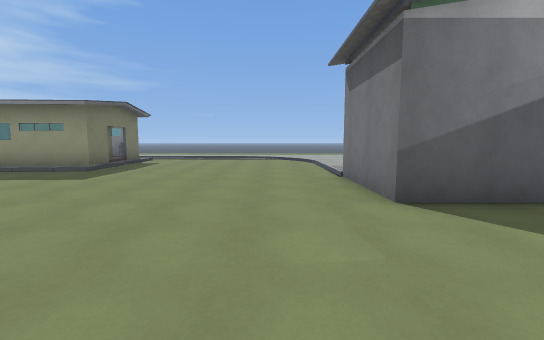
view 1 (above)

24 first-person views from a walk through a Godot game level. The camera is 1.5 m above the floor, tilts 6° down and sees 90° across. The floor is counted in squares, 2 m on a side. Each view is taken from the middle of a square. On the plan, view 1 faces up. The plan holds only what a view shows up to about 10 squares ahead; the rest is blank. The place goes on beyond the plan. Characters and animated objects are not drawn. Some surface patterns are stand-ins.

view 2
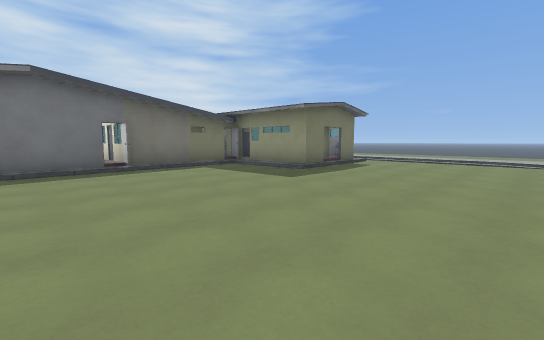

view 3
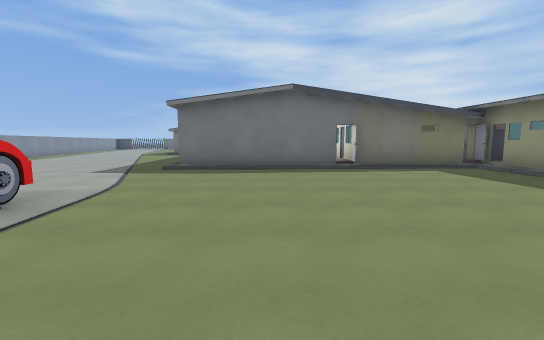

view 4
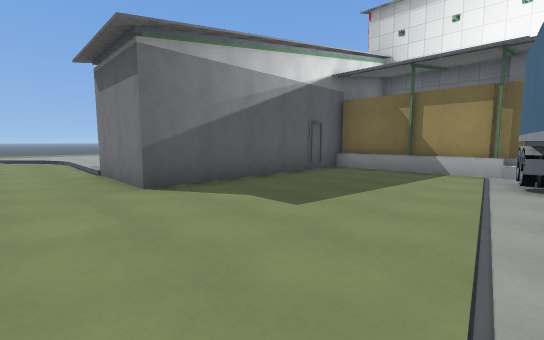

view 5
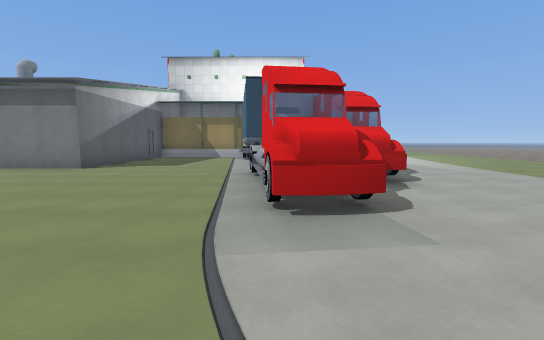

view 6
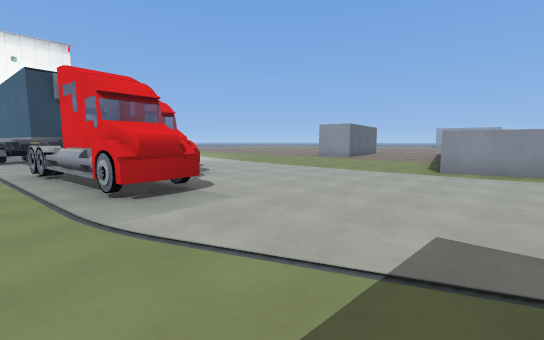

view 7
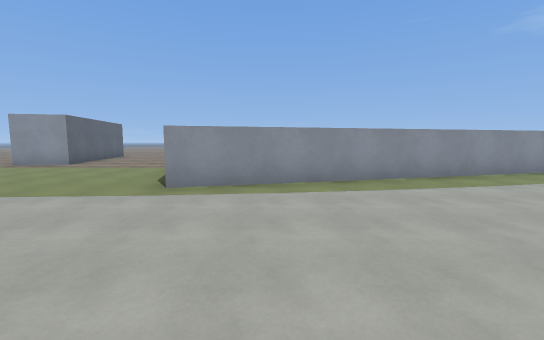

view 8
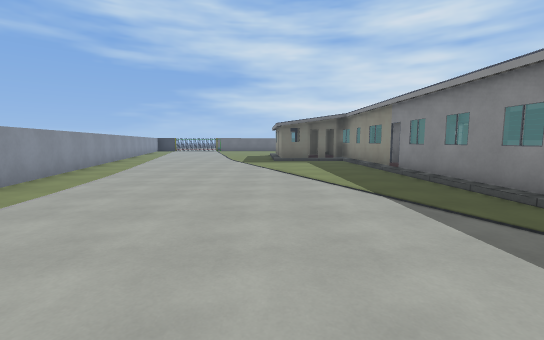

view 9
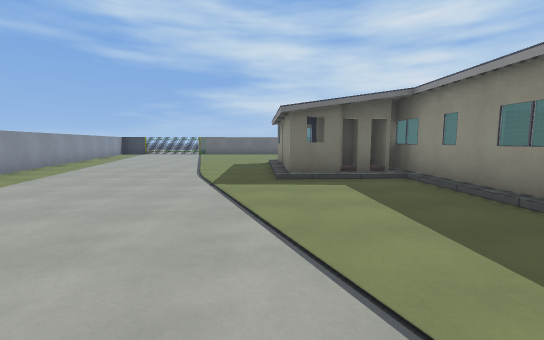

view 10
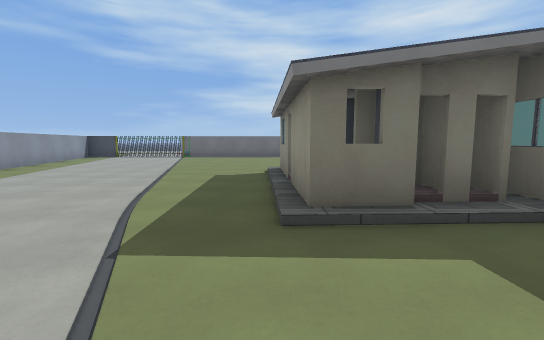

view 11
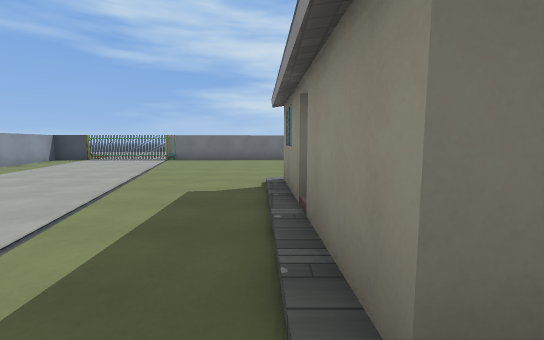

view 12
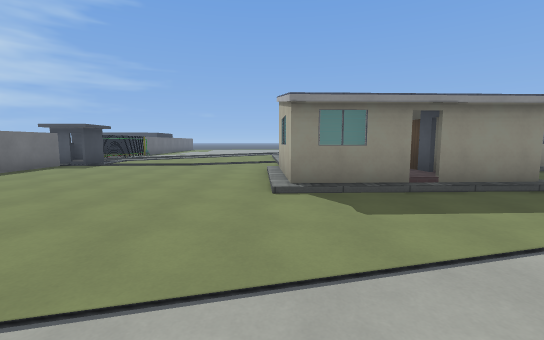

view 13
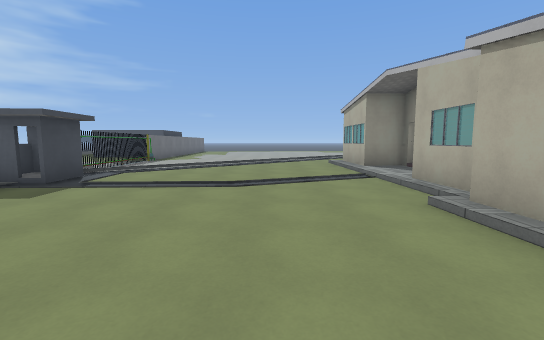

view 14
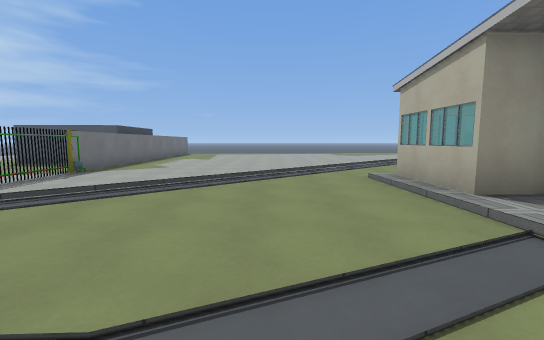

view 15
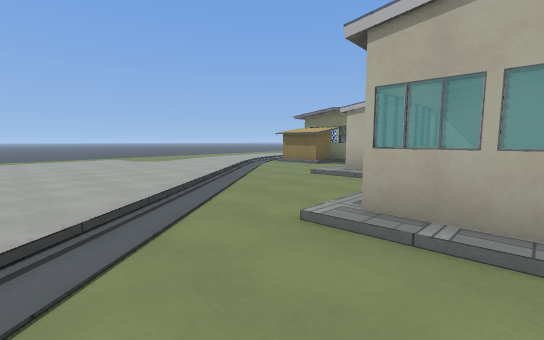

view 16
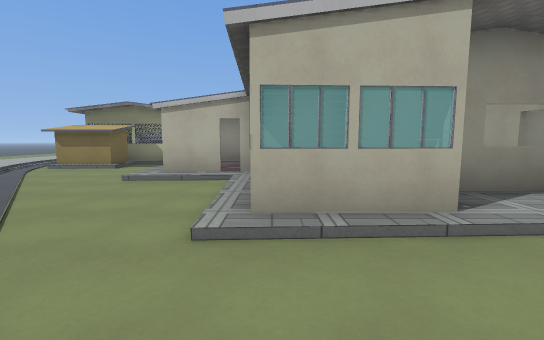

view 17
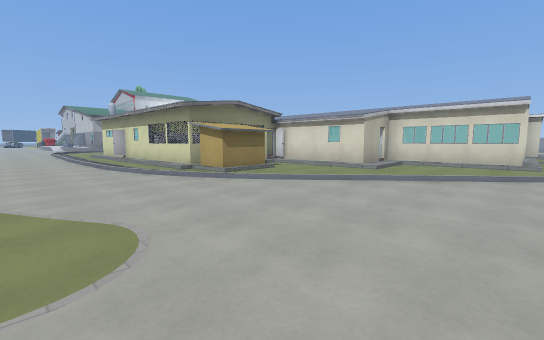

view 18
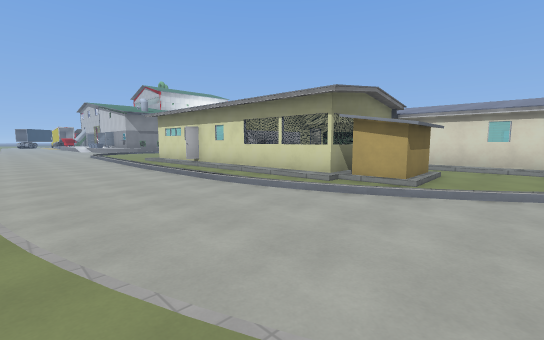

view 19
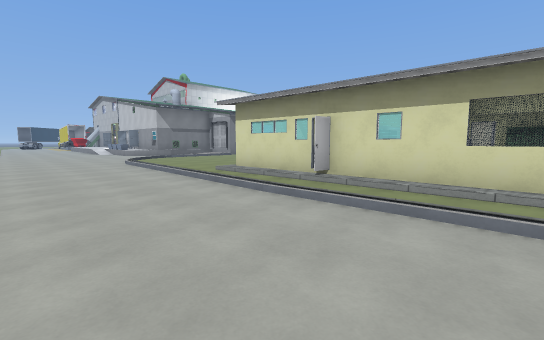

view 20
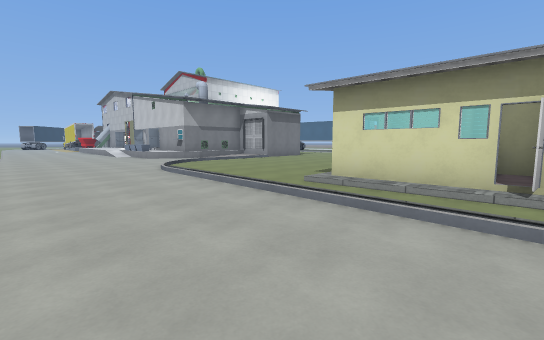

view 21
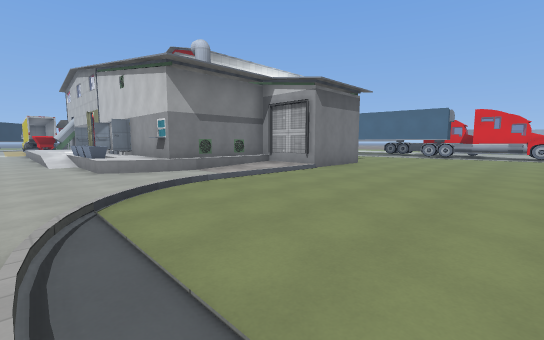

view 22
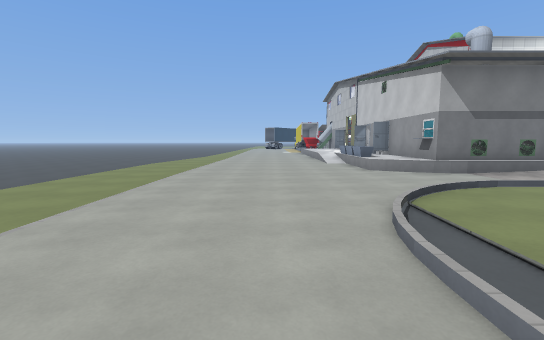

view 23
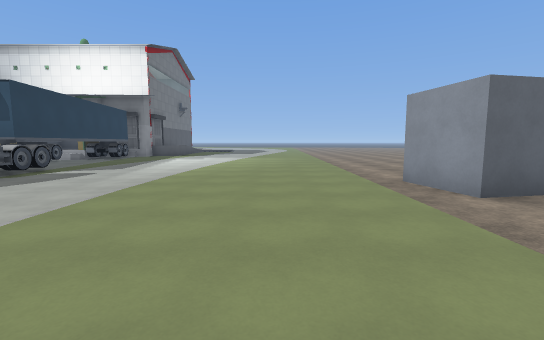

view 24
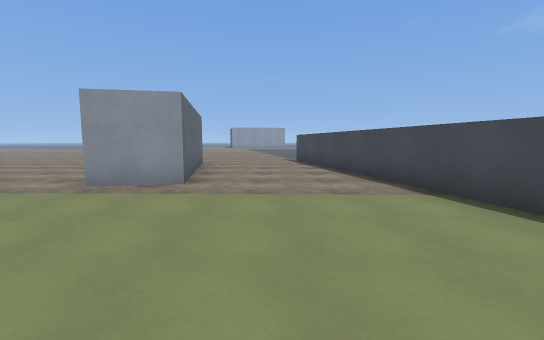

### Floor plan
Key: @ floor where view 1 was taken; # wall or solid block; x gap in a wall; . main floor; : floor 0.25 m higher than the main floor; / step, stairs or slope; = window, fence, low wall or low ledge; ^ raised ledge; F fan.
Columns run from 30 left of view 1 to 7 right of it. Each row starts with its distance up from view 1.
 15         ...   ........................
 14         ..............................
 13         ..............................
 12         ........./////////////........
 11         ......./...../////.........../
 10         ....../.#########/........=##=
  9 ####......../...##  ^####/........####
  8 .. #......./...../= ^^####........F##
  7 ...#....../../////#####::/........F
  6  ..#...../.../####### #.........###
  5   .#..../..../x:#     #.........#
  4   .x..//../=#=###      .........####
  3    #./..../#####    ###............###
  2    #/...../:##        #..............#
  1    #/...../:#         #..............#
  0    ##...../##     ###  .......@......#
 -1     x...../=#   #     #/.........#####
 -2     #...../## ####//////...########
 -3      ...../####............# #    ###
 -4      ...../ ###..............#  ^##..
 -5      ...../////......................
 -6      ................................
 -7      ................................
 -8      ................................
 -9      ................#####...........
-10      ............#####   #...........
-11      ........#####       #...........
-12      ....#####           ##..........
-13      #####                #...##.....
-14      #                    #...# .....
-15                           #...#  ...
-16                           #...##  ...
-17                            #...#  ....
-18                            #...    ...

Positions as (right, up) in squares from view 1, and headings:
1: (0, 0), facing up
2: (0, 1), facing up-left
3: (0, 1), facing left
4: (0, -1), facing up-right
5: (-6, -2), facing right
6: (-7, -1), facing down-right
7: (-7, -4), facing down
8: (-5, -5), facing left
9: (-10, -5), facing left
10: (-13, -5), facing left
11: (-15, -5), facing left
12: (-20, -9), facing up
13: (-22, -5), facing up
14: (-22, -1), facing up
15: (-22, 3), facing up-right
16: (-22, 4), facing right
17: (-20, 14), facing down-right
18: (-16, 15), facing down-right
19: (-11, 15), facing down-right
20: (-8, 15), facing down-right
21: (-3, 12), facing down-right
22: (-3, 13), facing right
23: (-4, -10), facing right
24: (-2, -8), facing down
